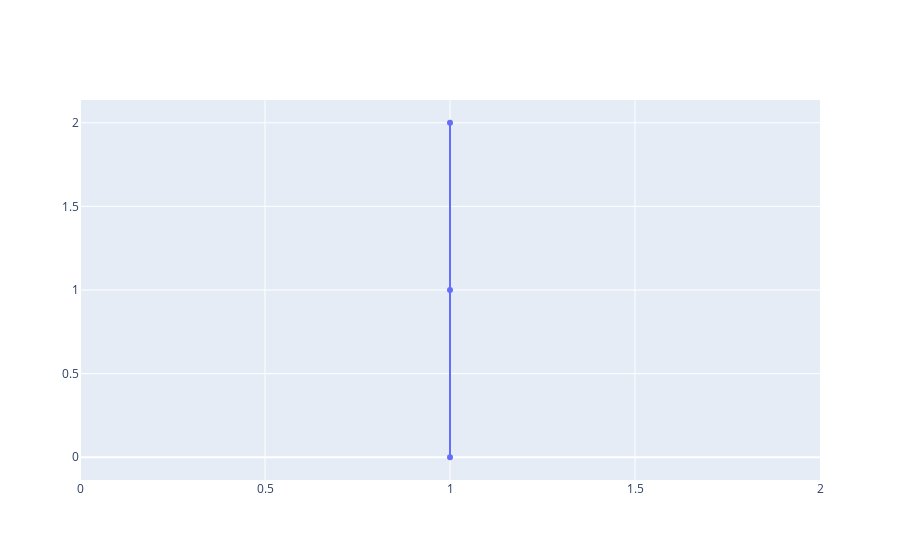

Source (notebook cell):
### Markdown cell above
Default value of 'y' cordinates are 0, 1, 2, ... and so on

### Code cell
offline.iplot([{'x': [1,1,1]}])

### Figure 1 — Plotly figure (JSON) as saved in the notebook; plotly's stock layout.template omitted (floating-point values rounded to 4 significant figures)
{"data": [{"type": "scatter", "x": [1, 1, 1]}], "layout": {"autosize": true, "xaxis": {"autorange": true, "range": [0, 2], "type": "linear"}, "yaxis": {"autorange": true, "range": [-0.1465, 2.146]}}}
